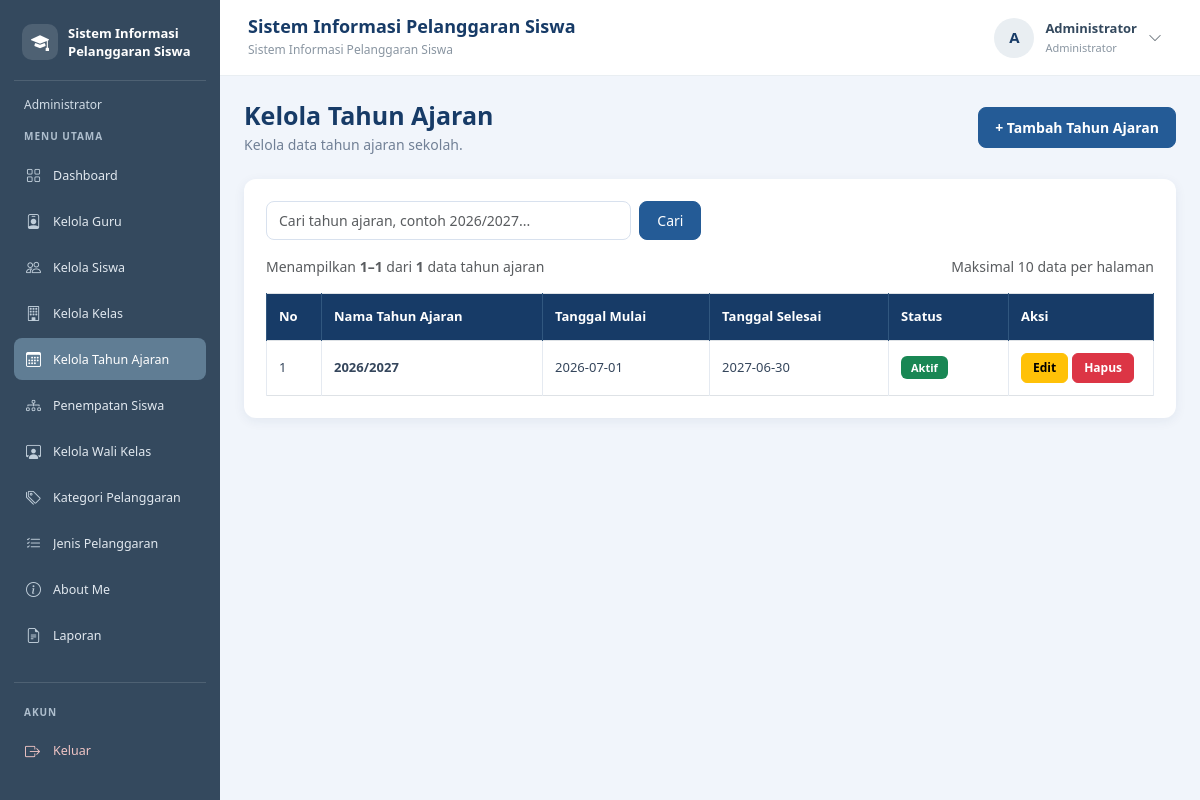
/tahun_ajaran.php (signed in), run on the app's committed database.
### tables this page shows
CREATE TABLE `t_tahun_ajaran` (
  `id` int(11) NOT NULL,
  `nama` varchar(20) NOT NULL,
  `tanggal_mulai` date NOT NULL,
  `tanggal_selesai` date NOT NULL,
  `status_aktif` tinyint(1) NOT NULL,
  `created_at` timestamp NULL DEFAULT current_timestamp(),
  `updated_at` timestamp NULL DEFAULT current_timestamp()
);

### tahun_ajaran.php (the view, shortened to what this page needs)
<?php
include "config/koneksi.php";
$cari = trim($_GET['cari'] ?? '');
$batas = 10;
$halaman = max(1, (int)($_GET['halaman'] ?? 1));
$where = "";
$keyword = "%" . $cari . "%";
$sqlJumlah = "SELECT COUNT(*) AS total
              FROM t_tahun_ajaran" . $where;
$stmtJumlah = mysqli_prepare($koneksi, $sqlJumlah);
mysqli_stmt_execute($stmtJumlah);
$hasilJumlah = mysqli_stmt_get_result($stmtJumlah);
$dataJumlah = mysqli_fetch_assoc($hasilJumlah);
$totalData = (int)$dataJumlah['total'];
$totalHalaman = max(1, (int)ceil($totalData / $batas));
$halaman = min($halaman, $totalHalaman);
$offset = ($halaman - 1) * $batas;
$sqlData = "SELECT id, nama, tanggal_mulai, tanggal_selesai, status_aktif
            FROM t_tahun_ajaran"
            . $where .
            " ORDER BY id DESC
              LIMIT ? OFFSET ?";
$stmtData = mysqli_prepare($koneksi, $sqlData);
if ($cari !== '') {
    mysqli_stmt_bind_param($stmtData, "sii", $keyword, $batas, $offset);
} else {
    mysqli_stmt_bind_param($stmtData, "ii", $batas, $offset);
}
mysqli_stmt_execute($stmtData);
$result = mysqli_stmt_get_result($stmtData);
$nomorAwal = $offset + 1;
$nomorAkhir = min($offset + $batas, $totalData);
?>
<!DOCTYPE html>
<html lang="id">
<head>
    <link href="https://cdn.jsdelivr.net/npm/bootstrap@5.3.8/dist/css/bootstrap.min.css"
          rel="stylesheet">
</head>
<body>
<?php include "includes/sidebar.php"; ?>
<?php include "includes/navbar.php"; ?>
<main class="konten-utama">
    <div class="d-flex flex-wrap justify-content-between align-items-center gap-3 mb-4">
        <div class="judul-halaman">
            <h2 class="mb-1">Kelola Tahun Ajaran</h2>
            <p class="mb-0">Kelola data tahun ajaran sekolah.</p>
        </div>
        <a href="tambah_tahun_ajaran.php" class="btn btn-primary btn-tambah">
            + Tambah Tahun Ajaran
        </a>
    </div>
    <div class="card card-data">
        <div class="card-body">
            <form action="tahun_ajaran.php" method="GET" class="row g-2 mb-3">
                <div class="col-md-6 col-lg-5">
                    <input
                        type="search"
                        name="cari"
                        class="form-control"
                        placeholder="Cari tahun ajaran, contoh 2026/2027..."
                        value="<?= htmlspecialchars($cari, ENT_QUOTES, 'UTF-8'); ?>">
                </div>
                <div class="col-auto">
                    <button type="submit" class="btn btn-primary btn-cari">
                        Cari
                    </button>
                </div>
            </form>
            <div class="d-flex flex-wrap justify-content-between align-items-center gap-2 mb-3">
                <small class="text-muted">
                    <?php if ($totalData > 0): ?>
                        Menampilkan
                        <strong><?= $nomorAwal; ?>–<?= $nomorAkhir; ?></strong>
                        dari <strong><?= $totalData; ?></strong> data tahun ajaran
                    <?php else: ?>
                        Tidak ada data tahun ajaran yang ditemukan.
                    <?php endif; ?>
                </small>
                <small class="text-muted">
                    Maksimal <?= $batas; ?> data per halaman
                </small>
            </div>
            <div class="table-responsive">
                <table class="table table-bordered table-hover align-middle">
                    <thead>
                        <tr>
                            <th width="55">No</th>
                            <th>Nama Tahun Ajaran</th>
                            <th>Tanggal Mulai</th>
                            <th>Tanggal Selesai</th>
                            <th width="120">Status</th>
                            <th width="145">Aksi</th>
                        </tr>
                    </thead>
                    <tbody>
                    <?php
                    $nomor = $nomorAwal;
                    if (mysqli_num_rows($result) > 0):
                        while ($tahun = mysqli_fetch_assoc($result)):
                    ?>
                        <tr>
                            <td><?= $nomor++; ?></td>
                            <td class="fw-semibold">
                                <?= htmlspecialchars($tahun['nama'], ENT_QUOTES, 'UTF-8'); ?>
                            </td>
                            <td>
                                <?= htmlspecialchars($tahun['tanggal_mulai'], ENT_QUOTES, 'UTF-8'); ?>
                            </td>
                            <td>
                                <?= htmlspecialchars($tahun['tanggal_selesai'], ENT_QUOTES, 'UTF-8'); ?>
                            </td>
                            <td>
                                <?php if ($tahun['status_aktif'] == 1): ?>
                                    <span class="badge bg-success">Aktif</span>
                                <?php else: ?>
                                    <span class="badge bg-secondary">Nonaktif</span>
                                <?php endif; ?>
                            </td>
                            <td>
                                <div class="d-flex flex-wrap gap-1">
                                    <a
                                        href="edit_tahun_ajaran.php?id=<?= (int)$tahun['id']; ?>"
                                        class="btn btn-warning btn-aksi">
                                        Edit
                                    </a>
                                    <form
                                        action="hapus_tahun_ajaran.php"
                                        method="POST"
                                        class="d-inline"
                                        onsubmit="return confirm('Yakin ingin menghapus tahun ajaran ini?');">
                                        <button
                                            type="submit"
                                            class="btn btn-danger btn-aksi">
                                            Hapus
                                        </button>
                                    </form>
                                </div>
                            </td>
                        </tr>
                    <?php
                        endwhile;
                    endif; ?>
                    </tbody>
                </table>
            </div>
        </div>
    </div>
</main>
</body>
</html>

### tahun_ajaran.php (style rules this page uses)
body { margin: 0; background-color: #F1F5FB; }
.konten-utama, .konten-utama * { box-sizing: border-box; }
.konten-utama { position: relative; display: block; margin-left: 220px !important; width: calc(100% - 220px) !important; min-width: 0; min-height: 100vh; padding: 100px 24px 30px; }
.judul-halaman h2 { color: #173B67; font-size: 25px; font-weight: 700; }
.judul-halaman p { color: #718096; font-size: 14px; }
.btn-tambah { background-color: #245B96; border-color: #245B96; border-radius: 8px; padding: 9px 16px; font-size: 14px; font-weight: 600; }
.card-data { border: none; border-radius: 12px; box-shadow: 0 3px 12px rgba(23, 59, 103, 0.07); }
.card-data .card-body { padding: 22px; }
.konten-utama .form-control { border-radius: 8px; border-color: #D8E1EE; font-size: 14px; min-height: 39px; }
.btn-cari { background-color: #245B96; border-color: #245B96; border-radius: 8px; font-size: 14px; padding: 8px 17px; }
.konten-utama .table { margin-bottom: 0; font-size: 13px; }
.konten-utama .table thead th { background-color: #173B67; color: #FFFFFF; font-weight: 600; padding: 13px 12px; white-space: nowrap; border-color: #31577F; }
.konten-utama .table tbody td { padding: 12px; color: #35465C; border-color: #E5EAF1; }
.konten-utama .badge { font-size: 11px; font-weight: 600; padding: 6px 10px; border-radius: 6px; }
.btn-aksi { border-radius: 6px; font-size: 12px; padding: 5px 11px; font-weight: 600; }

### data on the page
t_tahun_ajaran: nama "2026/2027", tanggal_mulai "2026-07-01", tanggal_selesai "2027-06-30", status_aktif "Aktif"

### other printed values
$labelRole "Administrator"
$menu[0] "Dashboard"
$menu[0] "Kelola Guru"
$menu[0] "Kelola Siswa"
$menu[0] "Kelola Kelas"
$menu[0] "Kelola Tahun Ajaran"
$menu[0] "Penempatan Siswa"
$menu[0] "Kelola Wali Kelas"
$menu[0] "Kategori Pelanggaran"
$menu[0] "Jenis Pelanggaran"
$menu[0] "About Me"
$menu[0] "Laporan"
$judulNavbar "Sistem Informasi Pelanggaran Siswa"
$inisial "A"
$namaPengguna "Administrator"
